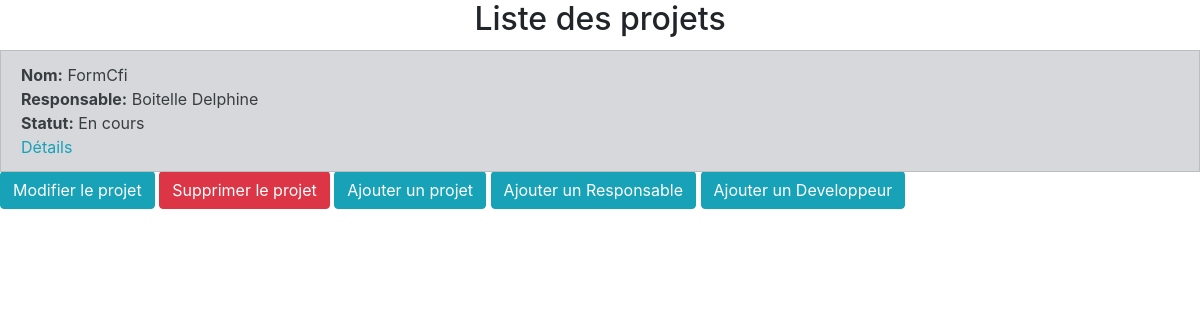
Before: /projets/ with the older database file.
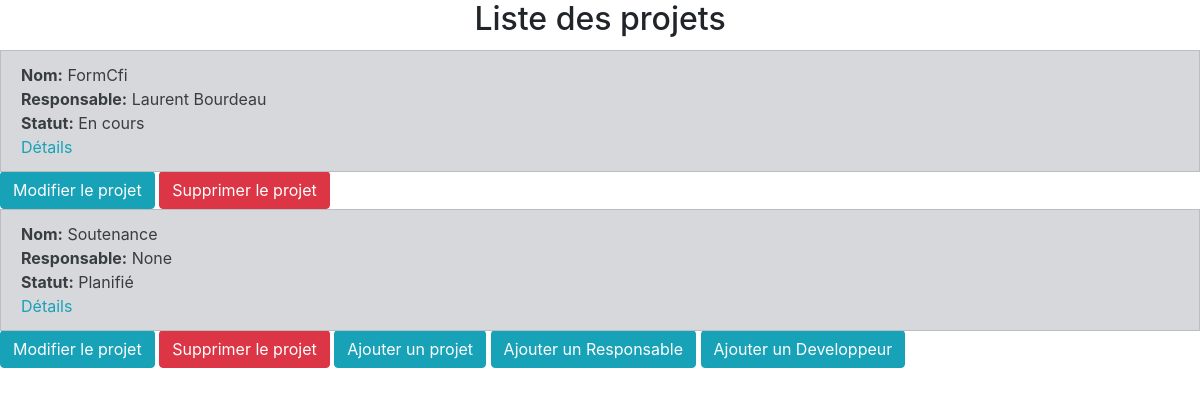
After: the same page with the newer database file.
### App/models.py (models this page shows)
class Projet(models.Model):
    id = models.BigAutoField(primary_key=True)
    title = models.fields.CharField(max_length=100)
    responsable = models.fields.CharField(max_length=50)
    statut_projet = models.CharField(
        choices = StatutProjetChoices.choices,
        default=StatutProjetChoices.planifie,
        max_length=50
    )
    etat_avancement_projet = models.fields.CharField(max_length=20)
    taches = models.ManyToManyField(Tache, through='Relation_Projet_Tache')
    responsable=models.ManyToManyField(Responsable, through='Relation_Projet_Responsable')

class Responsable(models.Model):
    id = models.BigAutoField(primary_key=True)
    nom_responsable = models.fields.CharField(max_length=50)
    prénom_responsable = models.fields.CharField(max_length=50)
    def __str__(self):
        return self.nom_responsable + ' ' + self.prénom_responsable

### App/views.py (the view)
# urls.py: path('projets/', views.projets, name='projets'),
def projets(request):
    projets = Projet.objects.all()
    return render(request, 'projets.html',
    {'projets':projets})

### App/templates/projets.html (shortened to what this page needs)
<html>
    <head><title> App </title>
        <link rel="stylesheet" href="https://cdn.jsdelivr.net/npm/bootstrap@4.3.1/dist/css/bootstrap.min.css">
    </head>
    <body>
        <h2 class="card-title text-center">Liste des projets </h2>
        {% for projet in projets %}
        <li class="list-group-item list-group-item-secondary"><strong>Nom:</strong> {{projet.title}} <br>
        <strong>Responsable:</strong> {{projet.responsable.first}} <br>
        <strong>Statut:</strong> {{projet.statut_projet}} <br>
        <a href="{% url 'detailsProjet' projet_id=projet.id %}" id="btnVoirProjet" class="stretched-link text-info">Détails</a>
        </li>
        <a href="{% url 'modifierProjet' projet_id=projet.id %}">
            <button id="modifierProjet" type="button" class="btn btn-info">Modifier le projet</button>
        </a>
        <a href="{% url 'supprimerUnProjet' projet_id=projet.id %}">
            <button type="button" class="btn btn-danger" id="btnSupprimerProjet">Supprimer le projet</button>
        </a>
        {% endfor %}
        <a href="{% url 'ajouterUnProjet' %}">
            <button id="btnAjouterProjet" type="button" class="btn btn-info">Ajouter un projet</button>
        </a>
        <a href="{% url 'ajouterResponsable' %}">
            <button id="btnAjouterResponsable" type="button" class="btn btn-info">Ajouter un Responsable</button>
        </a>
        <a href="{% url 'ajouterDeveloppeur' %}">
            <button id="btnAjouterDeveloppeur" type="button" class="btn btn-info">Ajouter un Developpeur</button>
        </a>
    </body>
    </html>

Changed rows visible on the page:
computed for Projet "FormCfi": responsable.first "Boitelle Delphine" → "Laurent Bourdeau"
added Projet: title "Soutenance", responsable.first "None", statut_projet "Planifié"
